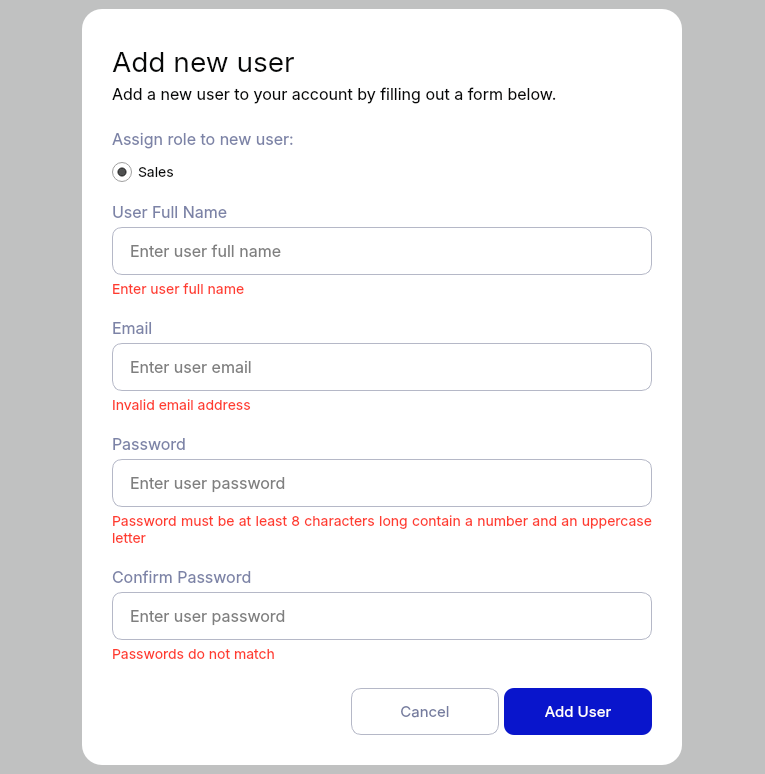
<?xml version="1.0" encoding="UTF-8"?>
<ui version="4.0">
 <class>dialog</class>
 <widget class="QDialog" name="dialog">
  <property name="windowModality">
   <enum>Qt::ApplicationModal</enum>
  </property>
  <property name="geometry">
   <rect>
    <x>0</x>
    <y>0</y>
    <width>765</width>
    <height>774</height>
   </rect>
  </property>
  <property name="minimumSize">
   <size>
    <width>0</width>
    <height>0</height>
   </size>
  </property>
  <property name="maximumSize">
   <size>
    <width>16777215</width>
    <height>16777215</height>
   </size>
  </property>
  <property name="windowTitle">
   <string>Dialog</string>
  </property>
  <property name="autoFillBackground">
   <bool>false</bool>
  </property>
  <property name="styleSheet">
   <string notr="true">font-family: Inter;</string>
  </property>
  <property name="sizeGripEnabled">
   <bool>false</bool>
  </property>
  <property name="modal">
   <bool>true</bool>
  </property>
  <layout class="QVBoxLayout" name="dialog_layout">
   <property name="spacing">
    <number>0</number>
   </property>
   <property name="leftMargin">
    <number>0</number>
   </property>
   <property name="topMargin">
    <number>0</number>
   </property>
   <property name="rightMargin">
    <number>0</number>
   </property>
   <property name="bottomMargin">
    <number>0</number>
   </property>
   <item>
    <widget class="QFrame" name="background_frame">
     <property name="enabled">
      <bool>true</bool>
     </property>
     <property name="styleSheet">
      <string notr="true">#background_frame {
	background: rgba(7, 8, 8, 0.2);
}

QPushButton {
	outline: 0;
}

QRadioButton {
	outline: 0;
}

</string>
     </property>
     <property name="frameShape">
      <enum>QFrame::NoFrame</enum>
     </property>
     <property name="frameShadow">
      <enum>QFrame::Raised</enum>
     </property>
     <layout class="QVBoxLayout" name="background_layout">
      <property name="spacing">
       <number>0</number>
      </property>
      <property name="leftMargin">
       <number>0</number>
      </property>
      <property name="topMargin">
       <number>0</number>
      </property>
      <property name="rightMargin">
       <number>0</number>
      </property>
      <property name="bottomMargin">
       <number>0</number>
      </property>
      <item alignment="Qt::AlignHCenter|Qt::AlignVCenter">
       <widget class="QStackedWidget" name="pages">
        <property name="currentIndex">
         <number>0</number>
        </property>
        <widget class="QWidget" name="add_user_page">
         <layout class="QVBoxLayout" name="add_user_layout">
          <property name="spacing">
           <number>0</number>
          </property>
          <property name="leftMargin">
           <number>0</number>
          </property>
          <property name="topMargin">
           <number>0</number>
          </property>
          <property name="rightMargin">
           <number>0</number>
          </property>
          <property name="bottomMargin">
           <number>0</number>
          </property>
          <item>
           <widget class="QFrame" name="main_frame">
            <property name="minimumSize">
             <size>
              <width>0</width>
              <height>0</height>
             </size>
            </property>
            <property name="maximumSize">
             <size>
              <width>16777215</width>
              <height>16777215</height>
             </size>
            </property>
            <property name="styleSheet">
             <string notr="true">QFrame {
	border-radius: 20px;
	background-color: rgb(255, 255, 255);
}

QLineEdit {
	min-width: 508px;
	min-height: 46px;
	max-width: 508px;
	max-height: 46px;
	border-radius: 10px;
	border: 1px solid #B5B8C7;
	padding-left: 15px;
	padding-right: 15px;
	font-size: 16px;
}

QLineEdit:hover {
	border: 1px solid #0915CC;
	background-color: #F2F3F6;
}

QLineEdit:focus {
	border: 1px solid #0915CC;
	background-color: #F2F3F6;
}

QLineEdit[error=true] {
	border: 1px solid #FF3C2F;
}

#header{
	font-size: 28px;
	color: #070808;
	margin-bottom: 5px;
}

#add_user_text {
	font-size: 16px;
	color: #070808;
	margin-bottom: 25px;
}

#error_name, #error_email, #error_pass, #error_pass2 {
	margin-top: 5px;
	font-size: 14px;
	color: #FF3C2F;
}

#name_label, #add_user_role_text {
	font-size: 16px;
	color: #7C83A7;
}
#email_label, #pass_label, #pass2_label {
	font-size: 16px;
	color: #7C83A7;
	margin-bottom: 5px;
	margin-top: 20px;
}</string>
            </property>
            <property name="frameShape">
             <enum>QFrame::NoFrame</enum>
            </property>
            <property name="frameShadow">
             <enum>QFrame::Raised</enum>
            </property>
            <layout class="QVBoxLayout" name="main_layout">
             <property name="spacing">
              <number>0</number>
             </property>
             <property name="leftMargin">
              <number>30</number>
             </property>
             <property name="topMargin">
              <number>35</number>
             </property>
             <property name="rightMargin">
              <number>30</number>
             </property>
             <property name="bottomMargin">
              <number>30</number>
             </property>
             <item>
              <widget class="QLabel" name="header">
               <property name="styleSheet">
                <string notr="true"/>
               </property>
               <property name="text">
                <string>Add new user</string>
               </property>
               <property name="textFormat">
                <enum>Qt::AutoText</enum>
               </property>
               <property name="alignment">
                <set>Qt::AlignJustify|Qt::AlignVCenter</set>
               </property>
               <property name="margin">
                <number>0</number>
               </property>
               <property name="indent">
                <number>-1</number>
               </property>
              </widget>
             </item>
             <item>
              <widget class="QLabel" name="add_user_text">
               <property name="styleSheet">
                <string notr="true"/>
               </property>
               <property name="text">
                <string>Add a new user to your account by filling out a form below.</string>
               </property>
               <property name="alignment">
                <set>Qt::AlignJustify|Qt::AlignVCenter</set>
               </property>
              </widget>
             </item>
             <item>
              <widget class="QLabel" name="add_user_role_text">
               <property name="text">
                <string>Assign role to new user:</string>
               </property>
               <property name="textFormat">
                <enum>Qt::AutoText</enum>
               </property>
               <property name="indent">
                <number>-1</number>
               </property>
              </widget>
             </item>
             <item alignment="Qt::AlignLeft">
              <widget class="QFrame" name="add_user_radio_butt_frame">
               <property name="styleSheet">
                <string notr="true">QRadioButton {
	font-size: 14px;
	color: #070808;
}

QRadioButton::indicator
{
width : 20px;
height : 20px;
}

QRadioButton::indicator::checked {
    image: url(:/image/radio_button_checked.svg);
}</string>
               </property>
               <property name="frameShape">
                <enum>QFrame::NoFrame</enum>
               </property>
               <property name="frameShadow">
                <enum>QFrame::Raised</enum>
               </property>
               <layout class="QHBoxLayout" name="add_user_radio_butt_layout">
                <property name="spacing">
                 <number>34</number>
                </property>
                <property name="leftMargin">
                 <number>0</number>
                </property>
                <property name="topMargin">
                 <number>13</number>
                </property>
                <property name="rightMargin">
                 <number>0</number>
                </property>
                <property name="bottomMargin">
                 <number>20</number>
                </property>
                <item>
                 <widget class="QRadioButton" name="radio_button_sales">
                  <property name="styleSheet">
                   <string notr="true"/>
                  </property>
                  <property name="text">
                   <string>Sales</string>
                  </property>
                  <property name="checked">
                   <bool>true</bool>
                  </property>
                 </widget>
                </item>
               </layout>
              </widget>
             </item>
             <item>
              <widget class="QLabel" name="name_label">
               <property name="styleSheet">
                <string notr="true">margin-bottom: 5px;</string>
               </property>
               <property name="text">
                <string>User Full Name</string>
               </property>
               <property name="alignment">
                <set>Qt::AlignJustify|Qt::AlignVCenter</set>
               </property>
              </widget>
             </item>
             <item>
              <widget class="QLineEdit" name="name_input">
               <property name="enabled">
                <bool>true</bool>
               </property>
               <property name="sizePolicy">
                <sizepolicy hsizetype="Fixed" vsizetype="Fixed">
                 <horstretch>0</horstretch>
                 <verstretch>0</verstretch>
                </sizepolicy>
               </property>
               <property name="minimumSize">
                <size>
                 <width>540</width>
                 <height>48</height>
                </size>
               </property>
               <property name="maximumSize">
                <size>
                 <width>540</width>
                 <height>48</height>
                </size>
               </property>
               <property name="layoutDirection">
                <enum>Qt::LeftToRight</enum>
               </property>
               <property name="styleSheet">
                <string notr="true"/>
               </property>
               <property name="text">
                <string/>
               </property>
               <property name="echoMode">
                <enum>QLineEdit::Normal</enum>
               </property>
               <property name="alignment">
                <set>Qt::AlignLeading|Qt::AlignLeft|Qt::AlignVCenter</set>
               </property>
               <property name="placeholderText">
                <string>Enter user full name</string>
               </property>
              </widget>
             </item>
             <item>
              <widget class="QLabel" name="error_name">
               <property name="focusPolicy">
                <enum>Qt::NoFocus</enum>
               </property>
               <property name="styleSheet">
                <string notr="true"/>
               </property>
               <property name="text">
                <string>Enter user full name</string>
               </property>
               <property name="alignment">
                <set>Qt::AlignJustify|Qt::AlignVCenter</set>
               </property>
              </widget>
             </item>
             <item>
              <widget class="QLabel" name="email_label">
               <property name="styleSheet">
                <string notr="true"/>
               </property>
               <property name="text">
                <string>Email</string>
               </property>
               <property name="alignment">
                <set>Qt::AlignJustify|Qt::AlignVCenter</set>
               </property>
              </widget>
             </item>
             <item>
              <widget class="QLineEdit" name="email_input">
               <property name="enabled">
                <bool>true</bool>
               </property>
               <property name="sizePolicy">
                <sizepolicy hsizetype="Fixed" vsizetype="Fixed">
                 <horstretch>0</horstretch>
                 <verstretch>0</verstretch>
                </sizepolicy>
               </property>
               <property name="minimumSize">
                <size>
                 <width>540</width>
                 <height>48</height>
                </size>
               </property>
               <property name="maximumSize">
                <size>
                 <width>540</width>
                 <height>48</height>
                </size>
               </property>
               <property name="layoutDirection">
                <enum>Qt::LeftToRight</enum>
               </property>
               <property name="styleSheet">
                <string notr="true"/>
               </property>
               <property name="text">
                <string/>
               </property>
               <property name="echoMode">
                <enum>QLineEdit::Normal</enum>
               </property>
               <property name="alignment">
                <set>Qt::AlignLeading|Qt::AlignLeft|Qt::AlignVCenter</set>
               </property>
               <property name="placeholderText">
                <string>Enter user email</string>
               </property>
              </widget>
             </item>
             <item>
              <widget class="QLabel" name="error_email">
               <property name="focusPolicy">
                <enum>Qt::NoFocus</enum>
               </property>
               <property name="styleSheet">
                <string notr="true"/>
               </property>
               <property name="text">
                <string>Invalid email address</string>
               </property>
               <property name="alignment">
                <set>Qt::AlignJustify|Qt::AlignVCenter</set>
               </property>
              </widget>
             </item>
             <item>
              <widget class="QLabel" name="pass_label">
               <property name="styleSheet">
                <string notr="true"/>
               </property>
               <property name="text">
                <string>Password</string>
               </property>
               <property name="alignment">
                <set>Qt::AlignJustify|Qt::AlignVCenter</set>
               </property>
              </widget>
             </item>
             <item>
              <widget class="QLineEdit" name="pass_input">
               <property name="enabled">
                <bool>true</bool>
               </property>
               <property name="sizePolicy">
                <sizepolicy hsizetype="Fixed" vsizetype="Fixed">
                 <horstretch>0</horstretch>
                 <verstretch>0</verstretch>
                </sizepolicy>
               </property>
               <property name="minimumSize">
                <size>
                 <width>540</width>
                 <height>48</height>
                </size>
               </property>
               <property name="maximumSize">
                <size>
                 <width>540</width>
                 <height>48</height>
                </size>
               </property>
               <property name="layoutDirection">
                <enum>Qt::LeftToRight</enum>
               </property>
               <property name="styleSheet">
                <string notr="true"/>
               </property>
               <property name="text">
                <string/>
               </property>
               <property name="echoMode">
                <enum>QLineEdit::Password</enum>
               </property>
               <property name="alignment">
                <set>Qt::AlignLeading|Qt::AlignLeft|Qt::AlignVCenter</set>
               </property>
               <property name="placeholderText">
                <string>Enter user password</string>
               </property>
              </widget>
             </item>
             <item>
              <widget class="QLabel" name="error_pass">
               <property name="focusPolicy">
                <enum>Qt::NoFocus</enum>
               </property>
               <property name="styleSheet">
                <string notr="true"/>
               </property>
               <property name="text">
                <string>Password must be at least 8 characters long contain a number and an uppercase letter</string>
               </property>
               <property name="alignment">
                <set>Qt::AlignJustify|Qt::AlignVCenter</set>
               </property>
               <property name="wordWrap">
                <bool>true</bool>
               </property>
              </widget>
             </item>
             <item>
              <widget class="QLabel" name="pass2_label">
               <property name="styleSheet">
                <string notr="true"/>
               </property>
               <property name="text">
                <string>Confirm Password</string>
               </property>
               <property name="alignment">
                <set>Qt::AlignJustify|Qt::AlignVCenter</set>
               </property>
              </widget>
             </item>
             <item>
              <widget class="QLineEdit" name="pass2_input">
               <property name="enabled">
                <bool>true</bool>
               </property>
               <property name="sizePolicy">
                <sizepolicy hsizetype="Fixed" vsizetype="Fixed">
                 <horstretch>0</horstretch>
                 <verstretch>0</verstretch>
                </sizepolicy>
               </property>
               <property name="minimumSize">
                <size>
                 <width>540</width>
                 <height>48</height>
                </size>
               </property>
               <property name="maximumSize">
                <size>
                 <width>540</width>
                 <height>48</height>
                </size>
               </property>
               <property name="layoutDirection">
                <enum>Qt::LeftToRight</enum>
               </property>
               <property name="styleSheet">
                <string notr="true"/>
               </property>
               <property name="text">
                <string/>
               </property>
               <property name="echoMode">
                <enum>QLineEdit::Password</enum>
               </property>
               <property name="alignment">
                <set>Qt::AlignLeading|Qt::AlignLeft|Qt::AlignVCenter</set>
               </property>
               <property name="placeholderText">
                <string>Enter user password</string>
               </property>
              </widget>
             </item>
             <item>
              <widget class="QLabel" name="error_pass2">
               <property name="focusPolicy">
                <enum>Qt::NoFocus</enum>
               </property>
               <property name="styleSheet">
                <string notr="true"/>
               </property>
               <property name="text">
                <string>Passwords do not match</string>
               </property>
               <property name="alignment">
                <set>Qt::AlignJustify|Qt::AlignVCenter</set>
               </property>
              </widget>
             </item>
             <item alignment="Qt::AlignRight">
              <widget class="QFrame" name="add_user_bottom_frame">
               <property name="frameShape">
                <enum>QFrame::NoFrame</enum>
               </property>
               <property name="frameShadow">
                <enum>QFrame::Raised</enum>
               </property>
               <layout class="QHBoxLayout" name="add_user_bottom_layout">
                <property name="spacing">
                 <number>5</number>
                </property>
                <property name="leftMargin">
                 <number>0</number>
                </property>
                <property name="topMargin">
                 <number>25</number>
                </property>
                <property name="rightMargin">
                 <number>0</number>
                </property>
                <property name="bottomMargin">
                 <number>0</number>
                </property>
                <item>
                 <widget class="QPushButton" name="add_user_cancel_butt">
                  <property name="cursor">
                   <cursorShape>PointingHandCursor</cursorShape>
                  </property>
                  <property name="styleSheet">
                   <string notr="true">QPushButton {
	min-width: 146px;
	min-height: 45px;
	max-width: 146px;
	max-height: 45px;
	border-radius: 10px;
	border: 1px solid #B5B8C7;
	font-size: 15px;
	color: #FFFFFF;
	color: #757C9F;
}

QPushButton:hover {
	color: #0915CC;
	border: 1px solid #0915CC;
}</string>
                  </property>
                  <property name="text">
                   <string>Cancel</string>
                  </property>
                 </widget>
                </item>
                <item>
                 <widget class="QPushButton" name="add_user_butt">
                  <property name="cursor">
                   <cursorShape>PointingHandCursor</cursorShape>
                  </property>
                  <property name="styleSheet">
                   <string notr="true">QPushButton {
	min-width: 148px;
	min-height: 47px;
	max-width: 148px;
	max-height: 47px;
	border-radius: 10px;
	font-size: 15px;
	color: #FFFFFF;
	background: #0915CC;
}

QPushButton:hover {
background: rgba(9, 21, 204, 0.8);
}</string>
                  </property>
                  <property name="text">
                   <string>Add User</string>
                  </property>
                 </widget>
                </item>
               </layout>
              </widget>
             </item>
            </layout>
           </widget>
          </item>
         </layout>
        </widget>
        <widget class="QWidget" name="success_page">
         <layout class="QVBoxLayout" name="success_layout">
          <property name="spacing">
           <number>0</number>
          </property>
          <property name="leftMargin">
           <number>0</number>
          </property>
          <property name="topMargin">
           <number>0</number>
          </property>
          <property name="rightMargin">
           <number>0</number>
          </property>
          <property name="bottomMargin">
           <number>0</number>
          </property>
          <item>
           <widget class="QFrame" name="success_frame">
            <property name="minimumSize">
             <size>
              <width>600</width>
              <height>314</height>
             </size>
            </property>
            <property name="maximumSize">
             <size>
              <width>600</width>
              <height>314</height>
             </size>
            </property>
            <property name="styleSheet">
             <string notr="true">QFrame {
	border-radius: 20px;
	background-color: rgb(255, 255, 255);
}</string>
            </property>
            <property name="frameShape">
             <enum>QFrame::NoFrame</enum>
            </property>
            <property name="frameShadow">
             <enum>QFrame::Raised</enum>
            </property>
            <layout class="QVBoxLayout" name="success_layout_2">
             <property name="spacing">
              <number>0</number>
             </property>
             <property name="leftMargin">
              <number>30</number>
             </property>
             <property name="topMargin">
              <number>30</number>
             </property>
             <property name="rightMargin">
              <number>30</number>
             </property>
             <property name="bottomMargin">
              <number>30</number>
             </property>
             <item>
              <widget class="QLabel" name="success_icon">
               <property name="minimumSize">
                <size>
                 <width>49</width>
                 <height>49</height>
                </size>
               </property>
               <property name="maximumSize">
                <size>
                 <width>16777215</width>
                 <height>16777215</height>
                </size>
               </property>
               <property name="styleSheet">
                <string notr="true">image: url(:/image/acc_created_pic.svg);</string>
               </property>
               <property name="text">
                <string/>
               </property>
               <property name="alignment">
                <set>Qt::AlignCenter</set>
               </property>
              </widget>
             </item>
             <item>
              <widget class="QLabel" name="success_header">
               <property name="styleSheet">
                <string notr="true">font-size: 28px;
color: #070808;
margin-bottom: 10px;
margin-top: 30px;</string>
               </property>
               <property name="text">
                <string>New user added</string>
               </property>
               <property name="alignment">
                <set>Qt::AlignCenter</set>
               </property>
              </widget>
             </item>
             <item>
              <widget class="QLabel" name="success__text">
               <property name="minimumSize">
                <size>
                 <width>540</width>
                 <height>0</height>
                </size>
               </property>
               <property name="styleSheet">
                <string notr="true">font-size: 16px;
color: #7C83A7;
margin-bottom: 30px;</string>
               </property>
               <property name="text">
                <string>New user account was added seccessfully, a new user will receive an email with the login instructions shortly.</string>
               </property>
               <property name="alignment">
                <set>Qt::AlignCenter</set>
               </property>
               <property name="wordWrap">
                <bool>true</bool>
               </property>
              </widget>
             </item>
             <item alignment="Qt::AlignHCenter">
              <widget class="QPushButton" name="success_butt">
               <property name="cursor">
                <cursorShape>PointingHandCursor</cursorShape>
               </property>
               <property name="styleSheet">
                <string notr="true">QPushButton {
	min-width: 121px;
	min-height: 47px;
	max-width: 121px;
	max-height: 47px;
	border-radius: 10px;
	font-size: 15px;
	color: #FFFFFF;
	background: #0915CC;
}

QPushButton:hover {
background: rgba(9, 21, 204, 0.8);
}</string>
               </property>
               <property name="text">
                <string>Got It</string>
               </property>
              </widget>
             </item>
            </layout>
           </widget>
          </item>
         </layout>
        </widget>
        <widget class="QWidget" name="error_page">
         <layout class="QVBoxLayout" name="error_layout_2">
          <property name="spacing">
           <number>0</number>
          </property>
          <property name="leftMargin">
           <number>0</number>
          </property>
          <property name="topMargin">
           <number>0</number>
          </property>
          <property name="rightMargin">
           <number>0</number>
          </property>
          <property name="bottomMargin">
           <number>0</number>
          </property>
          <item>
           <widget class="QFrame" name="error_frame">
            <property name="minimumSize">
             <size>
              <width>600</width>
              <height>314</height>
             </size>
            </property>
            <property name="maximumSize">
             <size>
              <width>600</width>
              <height>314</height>
             </size>
            </property>
            <property name="styleSheet">
             <string notr="true">QFrame {
	border-radius: 20px;
	background-color: rgb(255, 255, 255);
}</string>
            </property>
            <property name="frameShape">
             <enum>QFrame::NoFrame</enum>
            </property>
            <property name="frameShadow">
             <enum>QFrame::Raised</enum>
            </property>
            <layout class="QVBoxLayout" name="error_layout">
             <property name="spacing">
              <number>0</number>
             </property>
             <property name="leftMargin">
              <number>30</number>
             </property>
             <property name="topMargin">
              <number>30</number>
             </property>
             <property name="rightMargin">
              <number>30</number>
             </property>
             <property name="bottomMargin">
              <number>30</number>
             </property>
             <item>
              <widget class="QLabel" name="error_icon">
               <property name="minimumSize">
                <size>
                 <width>49</width>
                 <height>49</height>
                </size>
               </property>
               <property name="maximumSize">
                <size>
                 <width>16777215</width>
                 <height>16777215</height>
                </size>
               </property>
               <property name="styleSheet">
                <string notr="true">image: url(:/image/error_notification_icon.svg);</string>
               </property>
               <property name="text">
                <string/>
               </property>
               <property name="alignment">
                <set>Qt::AlignCenter</set>
               </property>
              </widget>
             </item>
             <item>
              <widget class="QLabel" name="error_header">
               <property name="styleSheet">
                <string notr="true">font-size: 28px;
color: #070808;
margin-bottom: 10px;
margin-top: 30px;</string>
               </property>
               <property name="text">
                <string>Looks like something went wrong..</string>
               </property>
               <property name="alignment">
                <set>Qt::AlignCenter</set>
               </property>
              </widget>
             </item>
             <item>
              <widget class="QLabel" name="error_text">
               <property name="minimumSize">
                <size>
                 <width>540</width>
                 <height>0</height>
                </size>
               </property>
               <property name="styleSheet">
                <string notr="true">font-size: 16px;
color: #7C83A7;
margin-bottom: 30px;</string>
               </property>
               <property name="text">
                <string>Your request cannot be completed, please try again.</string>
               </property>
               <property name="alignment">
                <set>Qt::AlignCenter</set>
               </property>
               <property name="wordWrap">
                <bool>true</bool>
               </property>
              </widget>
             </item>
             <item alignment="Qt::AlignHCenter">
              <widget class="QFrame" name="error_bottom_frame">
               <property name="frameShape">
                <enum>QFrame::NoFrame</enum>
               </property>
               <property name="frameShadow">
                <enum>QFrame::Raised</enum>
               </property>
               <layout class="QHBoxLayout" name="error_bottom_layout">
                <property name="spacing">
                 <number>5</number>
                </property>
                <property name="leftMargin">
                 <number>0</number>
                </property>
                <property name="topMargin">
                 <number>0</number>
                </property>
                <property name="rightMargin">
                 <number>0</number>
                </property>
                <property name="bottomMargin">
                 <number>0</number>
                </property>
                <item>
                 <widget class="QPushButton" name="error_cancel_butt">
                  <property name="cursor">
                   <cursorShape>PointingHandCursor</cursorShape>
                  </property>
                  <property name="styleSheet">
                   <string notr="true">QPushButton {
	min-width: 129px;
	min-height: 45px;
	max-width: 129px;
	max-height: 45px;
	border-radius: 10px;
	border: 1px solid #B5B8C7;
	font-size: 15px;
	color: #FFFFFF;
	color: #757C9F;
}

QPushButton:hover {
	color: #0915CC;
	border: 1px solid #0915CC;
}</string>
                  </property>
                  <property name="text">
                   <string>Cancel</string>
                  </property>
                 </widget>
                </item>
                <item>
                 <widget class="QPushButton" name="error_butt">
                  <property name="cursor">
                   <cursorShape>PointingHandCursor</cursorShape>
                  </property>
                  <property name="styleSheet">
                   <string notr="true">QPushButton {
	min-width: 150px;
	min-height: 47px;
	max-width: 150px;
	max-height: 47px;
	border-radius: 10px;
	font-size: 15px;
	color: #FFFFFF;
	background: #FF3C2F;
}

QPushButton:hover {
background: rgba(255, 60, 47, 0.8);
}</string>
                  </property>
                  <property name="text">
                   <string>Try Again</string>
                  </property>
                 </widget>
                </item>
               </layout>
              </widget>
             </item>
            </layout>
           </widget>
          </item>
         </layout>
        </widget>
        <widget class="QWidget" name="confirm_page">
         <layout class="QVBoxLayout" name="confirm_layout">
          <property name="spacing">
           <number>0</number>
          </property>
          <property name="leftMargin">
           <number>0</number>
          </property>
          <property name="topMargin">
           <number>0</number>
          </property>
          <property name="rightMargin">
           <number>0</number>
          </property>
          <property name="bottomMargin">
           <number>0</number>
          </property>
          <item alignment="Qt::AlignHCenter|Qt::AlignVCenter">
           <widget class="QFrame" name="confirm_frame">
            <property name="minimumSize">
             <size>
              <width>600</width>
              <height>314</height>
             </size>
            </property>
            <property name="maximumSize">
             <size>
              <width>600</width>
              <height>314</height>
             </size>
            </property>
            <property name="styleSheet">
             <string notr="true">QFrame {
	border-radius: 20px;
	background-color: rgb(255, 255, 255);
}</string>
            </property>
            <property name="frameShape">
             <enum>QFrame::NoFrame</enum>
            </property>
            <property name="frameShadow">
             <enum>QFrame::Raised</enum>
            </property>
            <layout class="QVBoxLayout" name="confirm_layout_2">
             <property name="spacing">
              <number>0</number>
             </property>
             <property name="leftMargin">
              <number>30</number>
             </property>
             <property name="topMargin">
              <number>30</number>
             </property>
             <property name="rightMargin">
              <number>30</number>
             </property>
             <property name="bottomMargin">
              <number>30</number>
             </property>
             <item>
              <widget class="QLabel" name="confirm_icon">
               <property name="minimumSize">
                <size>
                 <width>49</width>
                 <height>49</height>
                </size>
               </property>
               <property name="maximumSize">
                <size>
                 <width>16777215</width>
                 <height>16777215</height>
                </size>
               </property>
               <property name="styleSheet">
                <string notr="true">image: url(:/image/question_icon.svg);</string>
               </property>
               <property name="text">
                <string/>
               </property>
               <property name="alignment">
                <set>Qt::AlignCenter</set>
               </property>
              </widget>
             </item>
             <item>
              <widget class="QLabel" name="confirm_header">
               <property name="styleSheet">
                <string notr="true">font-size: 28px;
color: #070808;
margin-bottom: 10px;
margin-top: 30px;</string>
               </property>
               <property name="text">
                <string>Please Confirm</string>
               </property>
               <property name="alignment">
                <set>Qt::AlignCenter</set>
               </property>
              </widget>
             </item>
             <item>
              <widget class="QLabel" name="confirm_text">
               <property name="minimumSize">
                <size>
                 <width>540</width>
                 <height>0</height>
                </size>
               </property>
               <property name="styleSheet">
                <string notr="true">font-size: 16px;
color: #7C83A7;
margin-bottom: 30px;</string>
               </property>
               <property name="text">
                <string>Are you sure you want to &lt;user action&gt;?</string>
               </property>
               <property name="alignment">
                <set>Qt::AlignCenter</set>
               </property>
               <property name="wordWrap">
                <bool>true</bool>
               </property>
              </widget>
             </item>
             <item alignment="Qt::AlignHCenter">
              <widget class="QFrame" name="confirm_bottom_frame">
               <property name="frameShape">
                <enum>QFrame::NoFrame</enum>
               </property>
               <property name="frameShadow">
                <enum>QFrame::Raised</enum>
               </property>
               <layout class="QHBoxLayout" name="confirm_bottom_layout">
                <property name="spacing">
                 <number>5</number>
                </property>
                <property name="leftMargin">
                 <number>0</number>
                </property>
                <property name="topMargin">
                 <number>0</number>
                </property>
                <property name="rightMargin">
                 <number>0</number>
                </property>
                <property name="bottomMargin">
                 <number>0</number>
                </property>
                <item>
                 <widget class="QPushButton" name="confirm_cancel_butt">
                  <property name="cursor">
                   <cursorShape>PointingHandCursor</cursorShape>
                  </property>
                  <property name="styleSheet">
                   <string notr="true">QPushButton {
	min-width: 99px;
	min-height: 45px;
	max-width: 99px;
	max-height: 45px;
	border-radius: 10px;
	border: 1px solid #B5B8C7;
	font-size: 15px;
	color: #FFFFFF;
	color: #757C9F;
}

QPushButton:hover {
	color: #0915CC;
	border: 1px solid #0915CC;
}</string>
                  </property>
                  <property name="text">
                   <string>No</string>
                  </property>
                 </widget>
                </item>
                <item>
                 <widget class="QPushButton" name="confirm_accept_butt">
                  <property name="cursor">
                   <cursorShape>PointingHandCursor</cursorShape>
                  </property>
                  <property name="styleSheet">
                   <string notr="true">QPushButton {
	min-width: 107px;
	min-height: 47px;
	max-width: 107px;
	max-height: 47px;
	border-radius: 10px;
	font-size: 15px;
	color: #FFFFFF;
	background: #0915CC;
}

QPushButton:hover {
background: rgba(9, 21, 204, 0.8);
}</string>
                  </property>
                  <property name="text">
                   <string>Yes, &lt;action&gt;</string>
                  </property>
                 </widget>
                </item>
               </layout>
              </widget>
             </item>
            </layout>
           </widget>
          </item>
         </layout>
        </widget>
       </widget>
      </item>
     </layout>
    </widget>
   </item>
  </layout>
 </widget>
 <resources>
  <include location="resources.qrc"/>
 </resources>
 <connections/>
</ui>
